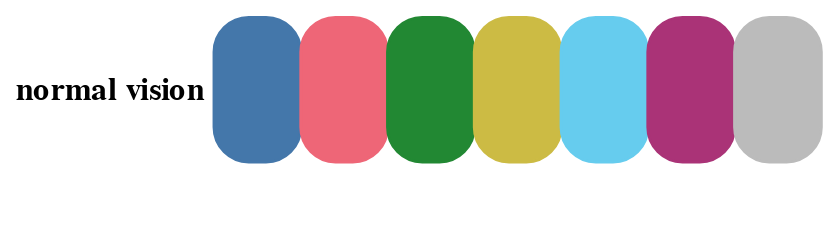

The notebook cell this image was saved under:
### Code cell
plot_scheme('tol_bright', tol_schemes)

### Figure 1 — Vega-Lite specification as saved in the notebook (floating-point values rounded to 4 significant figures)
{"config": {"view": {"continuousWidth": 300, "continuousHeight": 300, "stroke": null}, "concat": {"spacing": 1}}, "vconcat": [{"data": {"name": "data-e4163f8fab0c524377727a8ff6cf7052"}, "mark": {"type": "rect", "cornerRadius": 12, "discreteBandSize": 30}, "encoding": {"fill": {"field": "hex", "legend": null, "scale": null, "type": "ordinal"}, "stroke": {"field": "hex", "legend": null, "scale": null, "type": "ordinal"}, "tooltip": [{"field": "hex", "type": "ordinal"}, {"field": "rgb", "type": "ordinal"}, {"field": "lum", "format": ".2", "type": "ordinal"}], "x": {"axis": null, "field": "i", "type": "ordinal"}, "y": {"axis": {"domain": false, "grid": false, "labels": false, "ticks": false, "titleAlign": "right", "titleAngle": 0, "titleBaseline": "middle"}, "field": "normal vision", "type": "nominal"}}, "height": 50, "transform": [{"calculate": "datum.hex", "as": "hex"}, {"calculate": "rgb(datum.hex)", "as": "rgb"}, {"calculate": "luminance(datum.hex)", "as": "lum"}], "width": {"step": 30}}, {"data": {"sequence": {"start": 0, "stop": 7, "as": "i"}}, "mark": {"type": "rect", "height": {"expr": "0"}, "width": {"expr": "0"}}, "encoding": {"color": {"field": "i", "legend": null, "scale": {"range": ["#4477AA", "#EE6677", "#228833", "#CCBB44", "#66CCEE", "#AA3377", "#BBBBBB"]}, "type": "ordinal"}}}], "$schema": "https://vega.github.io/schema/vega-lite/v5.6.1.json", "datasets": {"data-e4163f8fab0c524377727a8ff6cf7052": [{"i": 0, "hex": "#4477AA"}, {"i": 1, "hex": "#EE6677"}, {"i": 2, "hex": "#228833"}, {"i": 3, "hex": "#CCBB44"}, {"i": 4, "hex": "#66CCEE"}, {"i": 5, "hex": "#AA3377"}, {"i": 6, "hex": "#BBBBBB"}]}}
